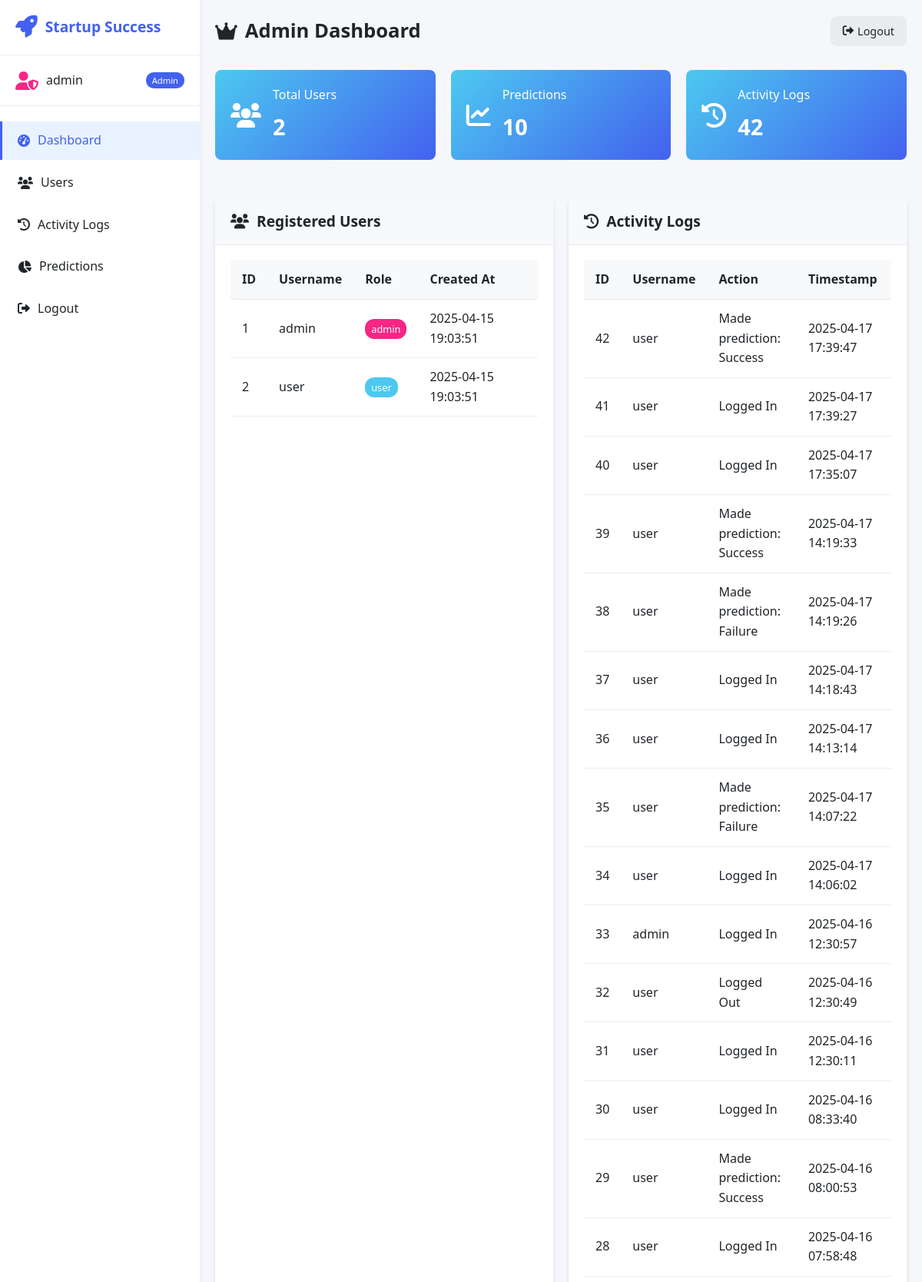
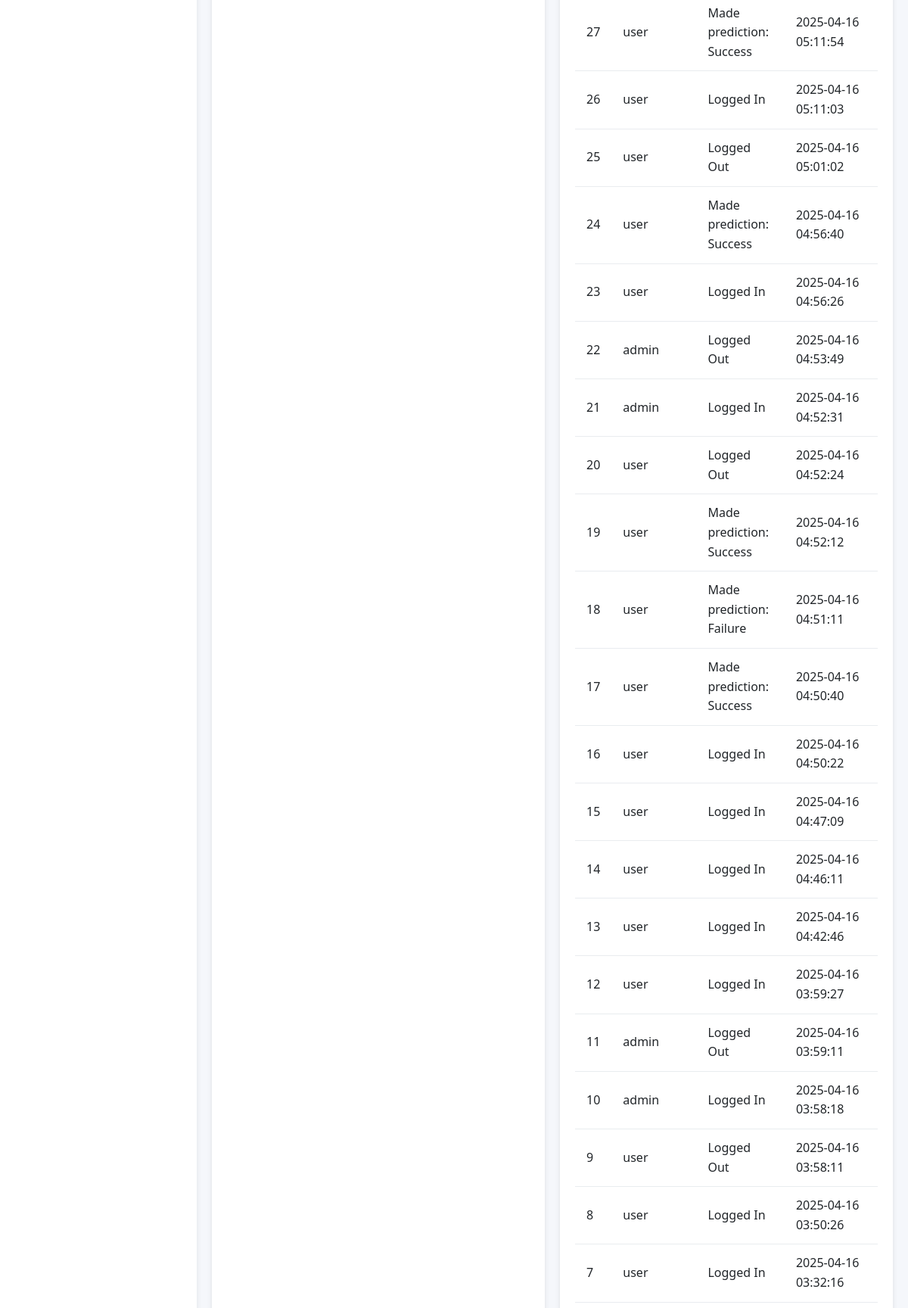
The page /admin (signed in, upper part) on the database its author committed (2 pictures, top to bottom).
### tables this page shows
CREATE TABLE users (
    id INTEGER PRIMARY KEY AUTOINCREMENT,
    username TEXT UNIQUE NOT NULL,
    password TEXT NOT NULL,
    role TEXT NOT NULL,
    created_at DATETIME DEFAULT CURRENT_TIMESTAMP
);

CREATE TABLE logs (
    id INTEGER PRIMARY KEY AUTOINCREMENT,
    username TEXT,
    action TEXT,
    timestamp DATETIME DEFAULT CURRENT_TIMESTAMP
);

### app.py (the view)
@app.route('/admin')
def admin():
    if not is_logged_in('admin'):
        flash("Access denied. Admin privileges required.", "error")
        return redirect(url_for('login'))
    with get_db_connection() as conn:
        logs = conn.execute("SELECT * FROM logs ORDER BY timestamp DESC LIMIT 100").fetchall()
        predictions = conn.execute(
            "SELECT * FROM predictions ORDER BY timestamp DESC LIMIT 100"
        ).fetchall()
        users = conn.execute("SELECT id, username, role, created_at FROM users").fetchall()
    return render_template(
        'admin.html',
        username=session['username'],
        logs=logs,
        predictions=predictions,
        users=users
    )

### app.py (called while the page is built)
def get_db_connection():
    conn = sqlite3.connect(DB_PATH)
    conn.row_factory = sqlite3.Row  # Return rows as dictionaries
    return conn

def is_logged_in(role=None):
    if 'username' not in session:
        return False
    if role and session.get('role') != role:
        return False
    return True

### templates/admin.html (shortened to what this page needs)
{% extends "layout.html" %}
{% block content %}
<div class="dashboard">
    <nav class="sidebar">
        <div class="sidebar-header">
            <i class="fas fa-rocket"></i>
            <h2>Startup Success</h2>
        </div>
        <div class="user-info admin">
            <i class="fas fa-user-shield user-avatar"></i>
            <span>{{ username }}</span>
            <span class="role-badge">Admin</span>
        </div>
        <ul class="sidebar-menu">
            <li class="active"><a href="#"><i class="fas fa-tachometer-alt"></i> Dashboard</a></li>
            <li><a href="#users-section"><i class="fas fa-users"></i> Users</a></li>
            <li><a href="#logs-section"><i class="fas fa-history"></i> Activity Logs</a></li>
            <li><a href="#predictions-section"><i class="fas fa-chart-pie"></i> Predictions</a></li>
            <li><a href="/logout"><i class="fas fa-sign-out-alt"></i> Logout</a></li>
        </ul>
    </nav>
    <main class="content">
        <header class="content-header">
            <h1><i class="fas fa-crown"></i> Admin Dashboard</h1>
            <div class="user-controls">
                <a href="/logout" class="btn-secondary">
                    <i class="fas fa-sign-out-alt"></i> Logout
                </a>
            </div>
        </header>
        <div class="content-body">
            <div class="admin-stats">
                <div class="stat-card">
                    <div class="stat-icon">
                        <i class="fas fa-users"></i>
                    </div>
                    <div class="stat-data">
                        <h3>Total Users</h3>
                        <p>{{ users|length }}</p>
                    </div>
                </div>
                <div class="stat-card">
                    <div class="stat-icon">
                        <i class="fas fa-chart-line"></i>
                    </div>
                    <div class="stat-data">
                        <h3>Predictions</h3>
                        <p>{{ predictions|length }}</p>
                    </div>
                </div>
                <div class="stat-card">
                    <div class="stat-icon">
                        <i class="fas fa-history"></i>
                    </div>
                    <div class="stat-data">
                        <h3>Activity Logs</h3>
                        <p>{{ logs|length }}</p>
                    </div>
                </div>
            </div>
            <div class="card" id="users-section">
                <div class="card-header">
                    <h2><i class="fas fa-users"></i> Registered Users</h2>
                </div>
                <div class="card-body">
                    <div class="table-container">
                        <table class="data-table">
                            <thead>
                                <tr>
                                    <th>ID</th>
                                    <th>Username</th>
                                    <th>Role</th>
                                    <th>Created At</th>
                                </tr>
                            </thead>
                            <tbody>
                                {% for user in users %}
                                <tr>
                                    <td>{{ user['id'] }}</td>
                                    <td>{{ user['username'] }}</td>
                                    <td>
                                        <span class="badge {% if user['role'] == 'admin' %}badge-admin{% else %}badge-user{% endif %}">
                                            {{ user['role'] }}
                                        </span>
                                    </td>
                                    <td>{{ user['created_at'] }}</td>
                                </tr>
                                {% endfor %}
                            </tbody>
                        </table>
                    </div>
                </div>
            </div>
            <div class="card" id="logs-section">
                <div class="card-header">
                    <h2><i class="fas fa-history"></i> Activity Logs</h2>
                </div>
                <div class="card-body">
                    <div class="table-container">
                        <table class="data-table">
                            <thead>
                                <tr>
                                    <th>ID</th>
                                    <th>Username</th>
                                    <th>Action</th>
                                    <th>Timestamp</th>
                                </tr>
                            </thead>
                            <tbody>
                                {% for log in logs %}
                                <tr>
                                    <td>{{ log['id'] }}</td>
                                    <td>{{ log['username'] }}</td>
                                    <td>{{ log['action'] }}</td>
                                    <td>{{ log['timestamp'] }}</td>
                                </tr>
                                {% endfor %}
                            </tbody>
                        </table>
                    </div>
                </div>
            </div>
        </div>
    </main>
</div>
{% endblock %}

### templates/layout.html (shortened to what this page needs)
<!DOCTYPE html>
<html lang="en">
<head>
    <link rel="stylesheet" href="https://cdnjs.cloudflare.com/ajax/libs/font-awesome/6.0.0/css/all.min.css">
    <link rel="stylesheet" href="{{ url_for('static', filename='style.css') }}">
</head>
<body>
    <div class="app-container">
        {% block content %}{% endblock %}
    </div>
</body>
</html>

### static/style.css (style rules this page uses)
:root { --primary-color: #4361ee; --secondary-color: #3f37c9; --success-color: #4cc9f0; --warning-color: #f72585; --dark-color: #212529; --light-color: #f8f9fa; --gray-color: #6c757d; --border-radius: 8px; --box-shadow: 0 4px 6px rgba(0, 0, 0, 0.1); --transition: all 0.3s ease; }
* { margin: 0; padding: 0; box-sizing: border-box; font-family: 'Segoe UI', Tahoma, Geneva, Verdana, sans-serif; }
body { background-color: #f5f7fb; color: var(--dark-color); line-height: 1.6; }
.app-container { min-height: calc(100vh - 50px); }
.btn-secondary { background-color: #e9ecef; color: var(--dark-color); border: none; padding: 8px 16px; border-radius: var(--border-radius); font-size: 0.9rem; cursor: pointer; transition: var(--transition); display: flex; align-items: center; gap: 5px; text-decoration: none; }
.dashboard { display: flex; min-height: 100vh; }
.sidebar { width: 260px; background-color: #fff; box-shadow: 2px 0 5px rgba(0, 0, 0, 0.05); padding: 20px 0; display: flex; flex-direction: column; z-index: 10; }
.sidebar-header { display: flex; align-items: center; padding: 0 20px 20px; border-bottom: 1px solid #e9ecef; gap: 10px; }
.sidebar-header i { font-size: 1.8rem; color: var(--primary-color); }
.sidebar-header h2 { font-size: 1.2rem; color: var(--primary-color); font-weight: 600; }
.user-info { display: flex; align-items: center; padding: 20px; gap: 10px; border-bottom: 1px solid #e9ecef; }
.user-avatar { font-size: 1.5rem; color: var(--primary-color); }
.role-badge { background-color: var(--primary-color); color: white; padding: 2px 8px; border-radius: 10px; font-size: 0.7rem; margin-left: auto; }
.user-info.admin .user-avatar { color: var(--warning-color); }
.sidebar-menu { list-style: none; margin-top: 20px; }
.sidebar-menu li { margin-bottom: 5px; }
.sidebar-menu li a { display: flex; align-items: center; gap: 10px; padding: 12px 20px; color: var(--dark-color); text-decoration: none; transition: var(--transition); border-left: 3px solid transparent; }
.sidebar-menu li.active a { background-color: #e9f2ff; color: var(--primary-color); border-left: 3px solid var(--primary-color); }
.content { flex: 1; padding: 20px; }
.content-header { display: flex; justify-content: space-between; align-items: center; margin-bottom: 30px; }
.content-header h1 { display: flex; align-items: center; gap: 10px; font-size: 1.6rem; color: var(--dark-color); }
.user-controls { display: flex; gap: 10px; }
.content-body { display: grid; grid-template-columns: repeat(auto-fill, minmax(350px, 1fr)); gap: 20px; }
.card { background-color: #fff; border-radius: var(--border-radius); box-shadow: var(--box-shadow); overflow: hidden; }
.card-header { padding: 15px 20px; border-bottom: 1px solid #e9ecef; background-color: #f8f9fa; }
.card-header h2 { font-size: 1.2rem; display: flex; align-items: center; gap: 10px; color: var(--dark-color); }
.card-body { padding: 20px; }
.admin-stats { display: grid; grid-template-columns: repeat(auto-fill, minmax(250px, 1fr)); gap: 20px; margin-bottom: 30px; grid-column: 1 / -1; }
.stat-card { background: linear-gradient(135deg, #4cc9f0, #4361ee); padding: 20px; border-radius: var(--border-radius); display: flex; align-items: center; gap: 15px; color: white; }
.stat-icon { font-size: 2rem; }
.stat-data h3 { font-weight: 500; font-size: 1rem; margin-bottom: 5px; }
.stat-data p { font-size: 1.8rem; font-weight: 600; }
.table-container { overflow-x: auto; }
.data-table { width: 100%; border-collapse: collapse; }
.data-table th, .data-table td { padding: 12px 15px; text-align: left; border-bottom: 1px solid #e9ecef; }
.data-table th { background-color: #f8f9fa; font-weight: 600; color: var(--dark-color); }
.badge { padding: 4px 8px; border-radius: 12px; font-size: 0.8rem; font-weight: 500; }
.badge-admin { background-color: var(--warning-color); color: white; }
.badge-user { background-color: var(--success-color); color: white; }

### rows shown on the page
users: id "1", username "admin", role "admin", created_at "2025-04-15 19:03:51"
users: id "2", username "user", role "user", created_at "2025-04-15 19:03:51"
logs: id "42", username "user", action "Made prediction: Success", timestamp "2025-04-17 17:39:47"
logs: id "41", username "user", action "Logged In", timestamp "2025-04-17 17:39:27"
logs: id "40", username "user", action "Logged In", timestamp "2025-04-17 17:35:07"
logs: id "39", username "user", action "Made prediction: Success", timestamp "2025-04-17 14:19:33"
logs: id "38", username "user", action "Made prediction: Failure", timestamp "2025-04-17 14:19:26"
logs: id "37", username "user", action "Logged In", timestamp "2025-04-17 14:18:43"
logs: id "36", username "user", action "Logged In", timestamp "2025-04-17 14:13:14"
logs: id "35", username "user", action "Made prediction: Failure", timestamp "2025-04-17 14:07:22"
logs: id "34", username "user", action "Logged In", timestamp "2025-04-17 14:06:02"
logs: id "33", username "admin", action "Logged In", timestamp "2025-04-16 12:30:57"
logs: id "32", username "user", action "Logged Out", timestamp "2025-04-16 12:30:49"
logs: id "31", username "user", action "Logged In", timestamp "2025-04-16 12:30:11"
logs: id "30", username "user", action "Logged In", timestamp "2025-04-16 08:33:40"
logs: id "29", username "user", action "Made prediction: Success", timestamp "2025-04-16 08:00:53"
logs: id "28", username "user", action "Logged In", timestamp "2025-04-16 07:58:48"
logs: id "27", username "user", action "Made prediction: Success", timestamp "2025-04-16 05:11:54"
logs: id "26", username "user", action "Logged In", timestamp "2025-04-16 05:11:03"
logs: id "25", username "user", action "Logged Out", timestamp "2025-04-16 05:01:02"
logs: id "24", username "user", action "Made prediction: Success", timestamp "2025-04-16 04:56:40"
logs: id "23", username "user", action "Logged In", timestamp "2025-04-16 04:56:26"
logs: id "22", username "admin", action "Logged Out", timestamp "2025-04-16 04:53:49"
logs: id "21", username "admin", action "Logged In", timestamp "2025-04-16 04:52:31"
logs: id "20", username "user", action "Logged Out", timestamp "2025-04-16 04:52:24"
logs: id "19", username "user", action "Made prediction: Success", timestamp "2025-04-16 04:52:12"
logs: id "18", username "user", action "Made prediction: Failure", timestamp "2025-04-16 04:51:11"
logs: id "17", username "user", action "Made prediction: Success", timestamp "2025-04-16 04:50:40"
logs: id "16", username "user", action "Logged In", timestamp "2025-04-16 04:50:22"
logs: id "15", username "user", action "Logged In", timestamp "2025-04-16 04:47:09"
logs: id "14", username "user", action "Logged In", timestamp "2025-04-16 04:46:11"
logs: id "13", username "user", action "Logged In", timestamp "2025-04-16 04:42:46"
logs: id "12", username "user", action "Logged In", timestamp "2025-04-16 03:59:27"
logs: id "11", username "admin", action "Logged Out", timestamp "2025-04-16 03:59:11"
logs: id "10", username "admin", action "Logged In", timestamp "2025-04-16 03:58:18"
logs: id "9", username "user", action "Logged Out", timestamp "2025-04-16 03:58:11"
logs: id "8", username "user", action "Logged In", timestamp "2025-04-16 03:50:26"
logs: id "7", username "user", action "Logged In", timestamp "2025-04-16 03:32:16"

### other values the page prints
{{ username }} "admin"
{{ users|length }} "2"
{{ predictions|length }} "10"
{{ logs|length }} "42"
